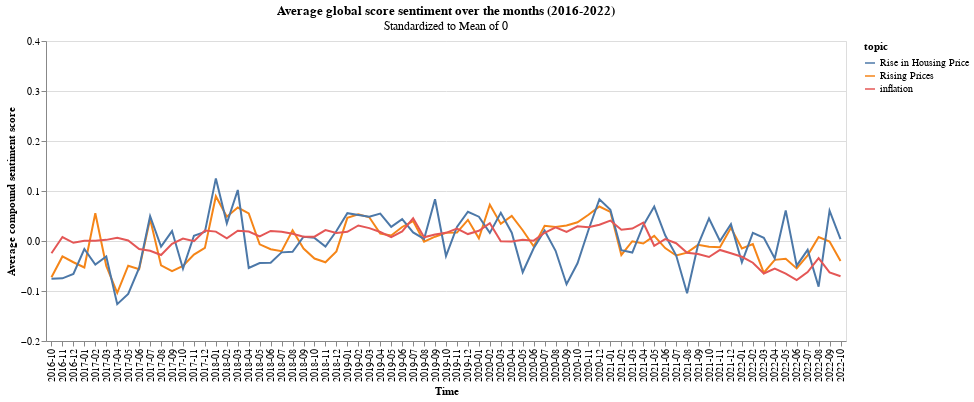

The notebook cell this image was saved under:
### Code cell
alt.Chart(new_inflation_rise_house).mark_line().encode(
    x = alt.X('period:O', axis=alt.Axis(title='Time')),
    y = alt.Y('compound_score', axis=alt.Axis(title='Average compound sentiment score'), scale=alt.Scale(domain=[-0.2,.4])),
    color=alt.Color('topic:N')
).properties(width=800, title={
      "text": ['Average global score sentiment over the months (2016-2022)'], 
      "subtitle": ["Standardized to Mean of 0"],
    })

### Figure 1 — Vega-Lite specification as saved in the notebook (floating-point values rounded to 4 significant figures; data arrays with more than 128 entries replaced by an {"elided": "..."} marker saying what was removed)
{"config": {"view": {"continuousWidth": 400, "continuousHeight": 300}}, "data": {"name": "data-f18a53a80819720157376536761bfb48"}, "mark": "line", "encoding": {"color": {"type": "nominal", "field": "topic"}, "x": {"type": "ordinal", "axis": {"title": "Time"}, "field": "period"}, "y": {"type": "quantitative", "axis": {"title": "Average compound sentiment score"}, "field": "compound_score", "scale": {"domain": [-0.2, 0.4]}}}, "title": {"text": ["Average global score sentiment over the months (2016-2022)"], "subtitle": ["Standardized to Mean of 0"]}, "width": 800, "$schema": "https://vega.github.io/schema/vega-lite/v4.8.1.json", "datasets": {"data-f18a53a80819720157376536761bfb48": {"elided": "219 records"}}}
